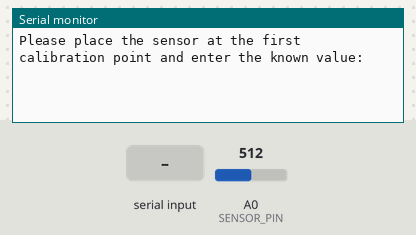
A sketch run on a simulated Arduino Uno, built with avr-gcc and run on an emulated ATmega328P. Parts: the last lines printed to the serial monitor. The test bench sets the inputs (shaded band); at power-on: A0 (SENSOR_PIN) = 512.

Above: at 0.8 s.
0.9 s: "90,45\n" received over Serial
At 1.5 s:
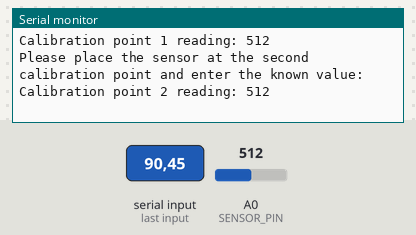
At 5.9 s:
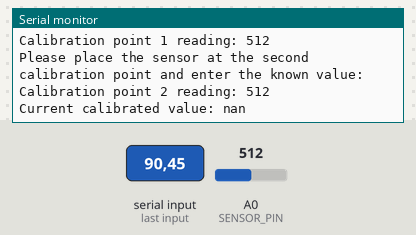

Measured:
- after the input at 0.9 s, the serial monitor: prints a new line at once (image 1)

The sketch:

main.ino
```cpp
// main.ino

#include <Arduino.h>
#include "Sensor.h"

// Define the pin for the simulated analog sensor
const int SENSOR_PIN = A0;

// Create an instance of the Sensor class
Sensor sensor(SENSOR_PIN);

// Variables to store calibration points
float point1_value, point2_value;
int point1_reading, point2_reading;

void setup() {
  // Initialize serial communication
  Serial.begin(9600);

  // Prompt user to place sensor at first point
  Serial.println("Please place the sensor at the first calibration point and enter the known value:");
  while (!Serial.available()); // Wait for user input
  point1_value = Serial.parseFloat(); // Read user input as a float

  // Read the analog sensor value at the first point
  point1_reading = sensor.readSensor();
  Serial.print("Calibration point 1 reading: ");
  Serial.println(point1_reading);

  // Prompt user to place sensor at second point
  Serial.println("Please place the sensor at the second calibration point and enter the known value:");
  while (!Serial.available()); // Wait for user input
  point2_value = Serial.parseFloat(); // Read user input as a float

  // Read the analog sensor value at the second point
  point2_reading = sensor.readSensor();
  Serial.print("Calibration point 2 reading: ");
  Serial.println(point2_reading);

  // Calibrate the sensor using the two points
  sensor.calibrate(point1_reading, point1_value, point2_reading, point2_value);
}

void loop() {
  // Print the current calibrated value every 5 seconds
  static unsigned long lastPrintTime = 0;
  if (millis() - lastPrintTime >= 5000) {
    float currentValue = sensor.getCurrentValue();
    Serial.print("Current calibrated value: ");
    Serial.println(currentValue);
    lastPrintTime = millis();
  }
  // Rest of the loop code
}
```

Sensor.cpp
```cpp
// Sensor.cpp

#include "Sensor.h"

Sensor::Sensor(int pin) {
  this->pin = pin;
  pinMode(pin, INPUT);
}

int Sensor::readSensor() {
  return analogRead(pin);
}

void Sensor::calibrate(int point1_reading, float point1_value, int point2_reading, float point2_value) {
  slope = (point2_value - point1_value) / (point2_reading - point1_reading);
  intercept = point1_value - slope * point1_reading;
}

float Sensor::getCurrentValue() {
  int sensor_reading = readSensor();
  return slope * sensor_reading + intercept;
}
```

Sensor.h
```cpp
// Sensor.h

#ifndef SENSOR_H
#define SENSOR_H

#include <Arduino.h>

class Sensor {
  private:
    int pin;
    float slope, intercept;

  public:
    Sensor(int pin);
    int readSensor();
    void calibrate(int point1_reading, float point1_value, int point2_reading, float point2_value);
    float getCurrentValue();
};

#endif
```
